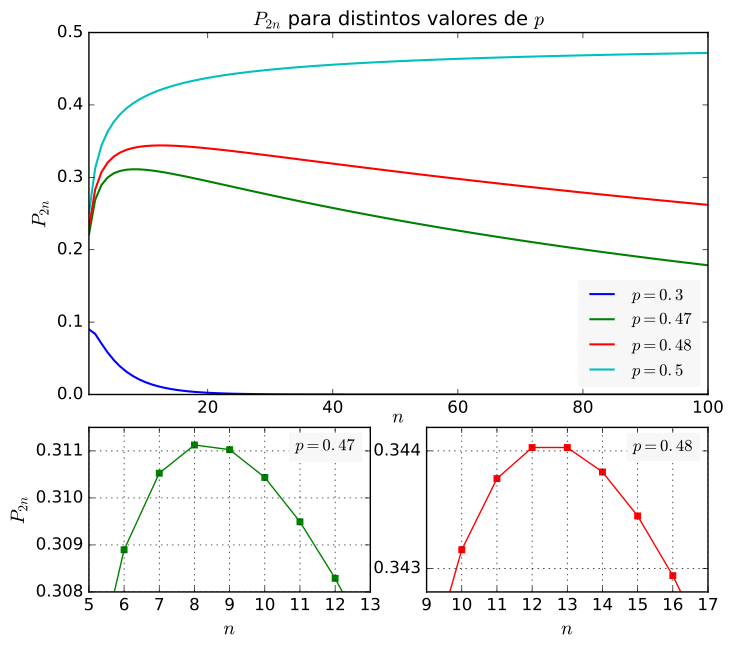

The script that saved this image:
import matplotlib.pyplot as plt
import numpy as np
from scipy.special import comb
from matplotlib import rc

__author__ = 'ernesto'

# if use latex or mathtext
rc('text', usetex=False)


def win_probability_even(n, p):
    k = np.arange(n + 1, 2*n+1)
    return np.sum(comb(2*n, k)*(p**k)*((1-p)**(2*n-k)))


def win_probability_arbitrary(n, p):
    if n % 2 == 0:
        min_wins = n / 2 + 1
    else:
        min_wins = np.ceil(n/2)
    k = np.arange(min_wins, n+1)
    return np.sum(comb(n, k)*(p**k)*((1-p)**(n-k)))


def get_ticks_positions(mi, ma, step):
    return np.arange(np.ceil(mi / step) * step, ma, step)

nmax = 100
ps = np.array([0.3, 0.47, 0.48, 0.5])
n = np.arange(1, nmax+1)
p2n = np.zeros(shape=(nmax, len(ps)))

for j in np.arange(len(ps)):
    for i in np.arange(nmax):
        p2n[i, j] = win_probability_even(n[i], ps[j])

# optimun n
n_opt = np.zeros(len(ps)-1)
for i in np.arange(len(n_opt)):
    s = 1/(1 - 2*ps[i])
    if s.is_integer():
        if s % 2 == 0:
            n_opt[i] = s/2
        else:
            n_opt[i] = (s - 1)/2
    else:
        s = np.floor(s)
        if s % 2 == 0:
            n_opt[i] = s/2
        else:
            n_opt[i] = (s + 1)/2


fontsize = 14
bggrey = 0.97

fig = plt.figure(1, figsize=(8, 7), frameon=False)
ax = plt.subplot2grid((3, 2), (0, 0), rowspan=2, colspan=2)

plt.plot(n, p2n, linewidth=1.5)
leg = plt.legend(['$p={}$'.format(p) for p in ps], loc='lower right', fontsize=12)
leg.get_frame().set_facecolor(bggrey*np.ones((3,)))
leg.get_frame().set_edgecolor(bggrey*np.ones((3,)))
plt.xlim(n[0], n[-1])
plt.text((n[-1]+n[0])/2, -0.04, r'$n$', fontsize=fontsize, ha='center', va='baseline')
plt.ylabel('$P_{2n}$', fontsize=fontsize)
plt.title('$P_{2n}$ para distintos valores de $p$', fontsize=fontsize)

i = 1
ax = plt.subplot2grid((3, 2), (2, 0), rowspan=1, colspan=1)
plt.plot(n, p2n[:, i], 'gs-', markersize=5, markeredgewidth=0.0)
axis1 = [5, 13, 0.308, 0.3115]
plt.axis(axis1)
plt.yticks(get_ticks_positions(axis1[2], axis1[3], 0.001))
plt.xlabel('$n$', fontsize=fontsize)
plt.ylabel('$P_{2n}$', fontsize=fontsize)
plt.text(0.95, 0.93, '$p={}$'.format(ps[i]), transform=ax.transAxes, fontsize=12, fontweight='bold', va='top',
         ha='right', backgroundcolor=bggrey*np.ones((3,)))
plt.grid()

i = 2
ax = plt.subplot2grid((3, 2), (2, 1), rowspan=1, colspan=1)
plt.plot(n, p2n[:, i], 'rs-', markersize=5, markeredgewidth=0.0)
axis2 = [9, 17, 0.3428, 0.3442]
plt.axis(axis2)
plt.yticks(get_ticks_positions(axis2[2], axis2[3], 0.001))
plt.xlabel('$n$', fontsize=fontsize)
plt.text(0.95, 0.93, '$p={}$'.format(ps[i]), transform=ax.transAxes, fontsize=12, fontweight='bold', va='top',
         ha='right', backgroundcolor=bggrey*np.ones((3,)))
plt.grid()

plt.savefig('unfair_win_probabilities_v2.pdf', bbox_inches='tight')
plt.show()
